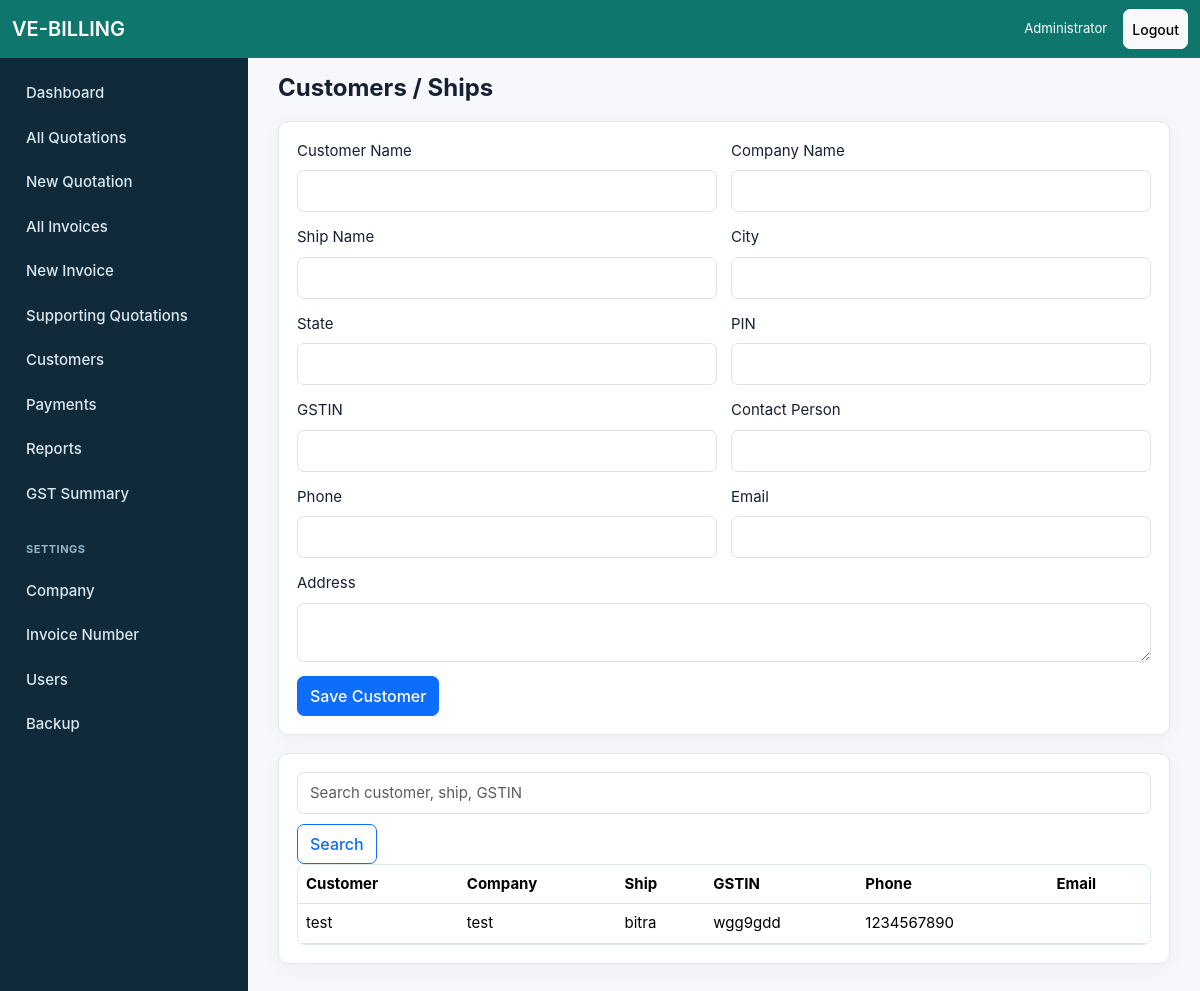
The app's page /customers (signed in) with its own data.
### models/core.py (models this page shows)
class TimestampMixin:
    created_at = db.Column(db.DateTime, default=datetime.utcnow, nullable=False)
    updated_at = db.Column(db.DateTime, default=datetime.utcnow, onupdate=datetime.utcnow)

class User(UserMixin, TimestampMixin, db.Model):
    id = db.Column(db.Integer, primary_key=True)
    name = db.Column(db.String(120), nullable=False)
    username = db.Column(db.String(80), unique=True, nullable=False)
    email = db.Column(db.String(160), unique=True, nullable=False)
    password_hash = db.Column(db.String(255), nullable=False)
    role = db.Column(db.String(20), default="staff", nullable=False)
    active = db.Column(db.Boolean, default=True, nullable=False)
    @property
    def is_active(self):
        return self.active

class Customer(TimestampMixin, db.Model):
    id = db.Column(db.Integer, primary_key=True)
    customer_name = db.Column(db.String(180), nullable=False)
    company_name = db.Column(db.String(180), default="")
    ship_name = db.Column(db.String(180), default="")
    address = db.Column(db.Text, default="")
    city = db.Column(db.String(80), default="")
    state = db.Column(db.String(80), default="")
    pin = db.Column(db.String(20), default="")
    gstin = db.Column(db.String(30), default="")
    contact_person = db.Column(db.String(120), default="")
    phone = db.Column(db.String(40), default="")
    email = db.Column(db.String(160), default="")

### routes/main.py (the view, shortened to what this page needs)
@main_bp.route("/customers", methods=["GET", "POST"])
@login_required
def customers():
    q = request.args.get("q", "")
    query = Customer.query
    if q:
        query = query.filter(or_(Customer.customer_name.contains(q), Customer.company_name.contains(q), Customer.ship_name.contains(q), Customer.gstin.contains(q)))
    return render_template("customers.html", customers=query.order_by(Customer.customer_name).all())

### app.py (called while the page is built)
@login_manager.user_loader
def load_user(user_id):
    return db.session.get(User, int(user_id))

### routes/main.py (called while the page is built)
@main_bp.context_processor
def inject_globals():
    return {"today": date.today(), "is_admin": current_user.is_authenticated and current_user.role == "admin"}

### templates/customers.html (shortened to what this page needs)
{% extends "base.html" %}
{% block content %}
<div class="page-head"><h1>Customers / Ships</h1></div>
<section class="panel">
  <form class="grid-form" method="post">
    {% for name,label in [('customer_name','Customer Name'),('company_name','Company Name'),('ship_name','Ship Name'),('city','City'),('state','State'),('pin','PIN'),('gstin','GSTIN'),('contact_person','Contact Person'),('phone','Phone'),('email','Email')] %}
    <div><label class="form-label">{{ label }}</label><input class="form-control" name="{{ name }}" {% if name == 'customer_name' %}required{% endif %}></div>
    {% endfor %}
    <div class="wide"><label class="form-label">Address</label><textarea class="form-control" name="address"></textarea></div>
    <div class="wide"><button class="btn btn-primary">Save Customer</button></div>
  </form>
</section>
<section class="panel">
  <form class="search-row"><input class="form-control" name="q" placeholder="Search customer, ship, GSTIN"><button class="btn btn-outline-primary">Search</button></form>
  <div class="table-responsive"><table class="table align-middle">
    <thead><tr><th>Customer</th><th>Company</th><th>Ship</th><th>GSTIN</th><th>Phone</th><th>Email</th></tr></thead>
    <tbody>{% for c in customers %}<tr><td>{{ c.customer_name }}</td><td>{{ c.company_name }}</td><td>{{ c.ship_name }}</td><td>{{ c.gstin }}</td><td>{{ c.phone }}</td><td>{{ c.email }}</td></tr>{% endfor %}</tbody>
  </table></div>
</section>
{% endblock %}

### templates/base.html (shortened to what this page needs)
<!doctype html>
<html lang="en">
<head>
  <link href="https://cdn.jsdelivr.net/npm/bootstrap@5.3.3/dist/css/bootstrap.min.css" rel="stylesheet">
  <link rel="stylesheet" href="{{ url_for('static', filename='css/app.css') }}">
</head>
<body>
{% if current_user.is_authenticated %}
<nav class="navbar navbar-dark app-topbar fixed-top">
  <div class="container-fluid">
    <a class="navbar-brand fw-semibold" href="{{ url_for('main.dashboard') }}">VE-BILLING</a>
    <div class="d-flex align-items-center gap-3 text-white small">
      <span class="d-none d-sm-inline">{{ current_user.name }}</span>
      <a class="btn btn-sm btn-light" href="{{ url_for('auth.logout') }}">Logout</a>
    </div>
  </div>
</nav>
<aside class="sidebar d-none d-lg-flex">
  {% include "partials/nav.html" %}
</aside>
{% endif %}
<main class="{% if current_user.is_authenticated %}app-main{% else %}auth-main{% endif %}">
  <div class="container-fluid">
    {% block content %}{% endblock %}
  </div>
</main>
</body>
</html>

### static/css/app.css (style rules this page uses)
:root { --teal:#0f766e;--teal-dark:#0d5e58;--ink:#172033;--muted:#64748b;--line:#e2e8f0;--bg:#f6f8fb }
* { letter-spacing:0;box-sizing:border-box }
body { background:var(--bg);color:var(--ink);font-size:15px;font-family:-apple-system,BlinkMacSystemFont,"Segoe UI",Roboto,Helvetica,Arial,sans-serif;-webkit-tap-highlight-color:transparent }
.app-topbar { background:var(--teal);height:58px;z-index:1030 }
.sidebar { position:fixed;top:58px;bottom:0;left:0;width:248px;background:#102a3a;overflow-y:auto;z-index:1020 }
.app-main { padding:74px 18px 28px;margin-left:248px;min-height:100vh }
.login-card,.panel,.metric { background:#fff;border:1px solid var(--line);border-radius:10px;box-shadow:0 4px 20px rgba(15,23,42,.04) }
.page-head { display:flex;justify-content:space-between;gap:14px;align-items:center;margin-bottom:18px;flex-wrap:wrap }
.page-head h1 { font-size:24px;font-weight:700;margin:0 }
.filter-bar,.search-row { display:flex;gap:10px;flex-wrap:wrap;align-items:center }
.panel { padding:18px;margin-bottom:18px }
.grid-form { display:grid;grid-template-columns:repeat(2,minmax(0,1fr));gap:14px }
.grid-form .wide { grid-column:1/-1 }
.table { min-width:820px;margin-bottom:0 }
.table-responsive { border-radius:8px;border:1px solid var(--line);overflow-x:auto;-webkit-overflow-scrolling:touch }
.btn { border-radius:7px;min-height:40px;font-weight:500;display:inline-flex;align-items:center;justify-content:center }
.form-control,.form-select { border-radius:7px;min-height:42px;font-size:15px }

### records on screen
User: name "Administrator"
Customer: customer_name "test", company_name "test", ship_name "bitra", gstin "wgg9gdd", phone "1234567890"

### other values on screen
{{ label }} "Customer Name" "Company Name" "Ship Name" "City" "State" "PIN" "GSTIN" "Contact Person" "Phone" "Email"
